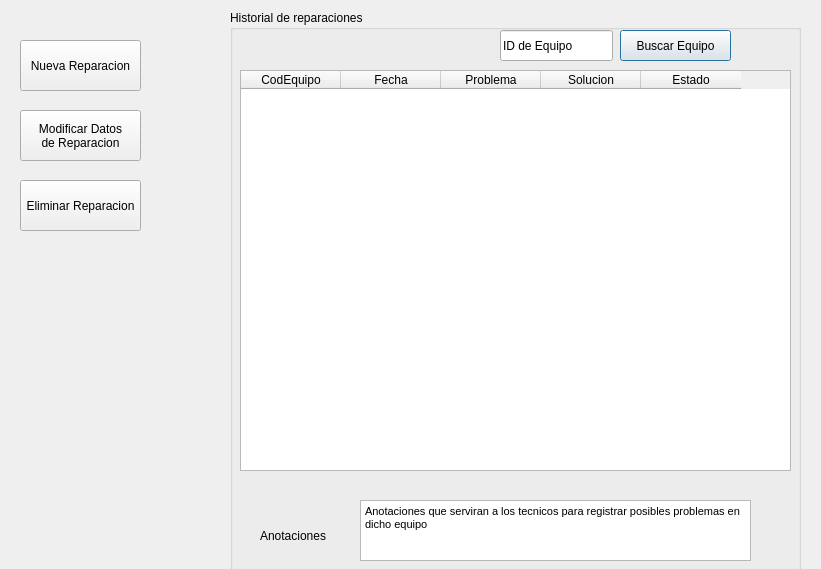
<?xml version="1.0" encoding="UTF-8"?>
<ui version="4.0">
 <class>Dialog</class>
 <widget class="QDialog" name="Dialog">
  <property name="geometry">
   <rect>
    <x>0</x>
    <y>0</y>
    <width>821</width>
    <height>569</height>
   </rect>
  </property>
  <property name="windowTitle">
   <string>Dialog</string>
  </property>
  <widget class="QGroupBox" name="groupBox">
   <property name="geometry">
    <rect>
     <x>230</x>
     <y>10</y>
     <width>571</width>
     <height>561</height>
    </rect>
   </property>
   <property name="title">
    <string>Historial de reparaciones</string>
   </property>
   <widget class="QTableWidget" name="TablaReparacion">
    <property name="geometry">
     <rect>
      <x>10</x>
      <y>60</y>
      <width>551</width>
      <height>401</height>
     </rect>
    </property>
    <column>
     <property name="text">
      <string>CodEquipo</string>
     </property>
    </column>
    <column>
     <property name="text">
      <string>Fecha</string>
     </property>
    </column>
    <column>
     <property name="text">
      <string>Problema</string>
     </property>
    </column>
    <column>
     <property name="text">
      <string>Solucion</string>
     </property>
    </column>
    <column>
     <property name="text">
      <string>Estado</string>
     </property>
    </column>
   </widget>
   <widget class="QLabel" name="label">
    <property name="geometry">
     <rect>
      <x>30</x>
      <y>510</y>
      <width>91</width>
      <height>31</height>
     </rect>
    </property>
    <property name="text">
     <string>Anotaciones</string>
    </property>
   </widget>
   <widget class="QTextEdit" name="Anotaciones">
    <property name="geometry">
     <rect>
      <x>130</x>
      <y>490</y>
      <width>391</width>
      <height>61</height>
     </rect>
    </property>
    <property name="html">
     <string>&lt;!DOCTYPE HTML PUBLIC &quot;-//W3C//DTD HTML 4.0//EN&quot; &quot;http://www.w3.org/TR/REC-html40/strict.dtd&quot;&gt;
&lt;html&gt;&lt;head&gt;&lt;meta name=&quot;qrichtext&quot; content=&quot;1&quot; /&gt;&lt;style type=&quot;text/css&quot;&gt;
p, li { white-space: pre-wrap; }
&lt;/style&gt;&lt;/head&gt;&lt;body style=&quot; font-family:'MS Shell Dlg 2'; font-size:8.25pt; font-weight:400; font-style:normal;&quot;&gt;
&lt;p style=&quot; margin-top:0px; margin-bottom:0px; margin-left:0px; margin-right:0px; -qt-block-indent:0; text-indent:0px;&quot;&gt;Anotaciones que serviran a los tecnicos para registrar posibles problemas en dicho equipo&lt;/p&gt;&lt;/body&gt;&lt;/html&gt;</string>
    </property>
   </widget>
   <widget class="QPushButton" name="BuscarEquipo">
    <property name="geometry">
     <rect>
      <x>390</x>
      <y>20</y>
      <width>111</width>
      <height>31</height>
     </rect>
    </property>
    <property name="text">
     <string>Buscar Equipo</string>
    </property>
   </widget>
   <widget class="QLineEdit" name="IDEquipo">
    <property name="geometry">
     <rect>
      <x>270</x>
      <y>20</y>
      <width>113</width>
      <height>31</height>
     </rect>
    </property>
    <property name="text">
     <string>ID de Equipo</string>
    </property>
   </widget>
  </widget>
  <widget class="QPushButton" name="NuevaReparacion">
   <property name="geometry">
    <rect>
     <x>20</x>
     <y>40</y>
     <width>121</width>
     <height>51</height>
    </rect>
   </property>
   <property name="text">
    <string>Nueva Reparacion</string>
   </property>
  </widget>
  <widget class="QPushButton" name="ModReparacion">
   <property name="geometry">
    <rect>
     <x>20</x>
     <y>110</y>
     <width>121</width>
     <height>51</height>
    </rect>
   </property>
   <property name="text">
    <string>Modificar Datos 
de Reparacion</string>
   </property>
  </widget>
  <widget class="QPushButton" name="DelReparacion">
   <property name="geometry">
    <rect>
     <x>20</x>
     <y>180</y>
     <width>121</width>
     <height>51</height>
    </rect>
   </property>
   <property name="text">
    <string>Eliminar Reparacion</string>
   </property>
  </widget>
 </widget>
 <resources/>
 <connections/>
</ui>
